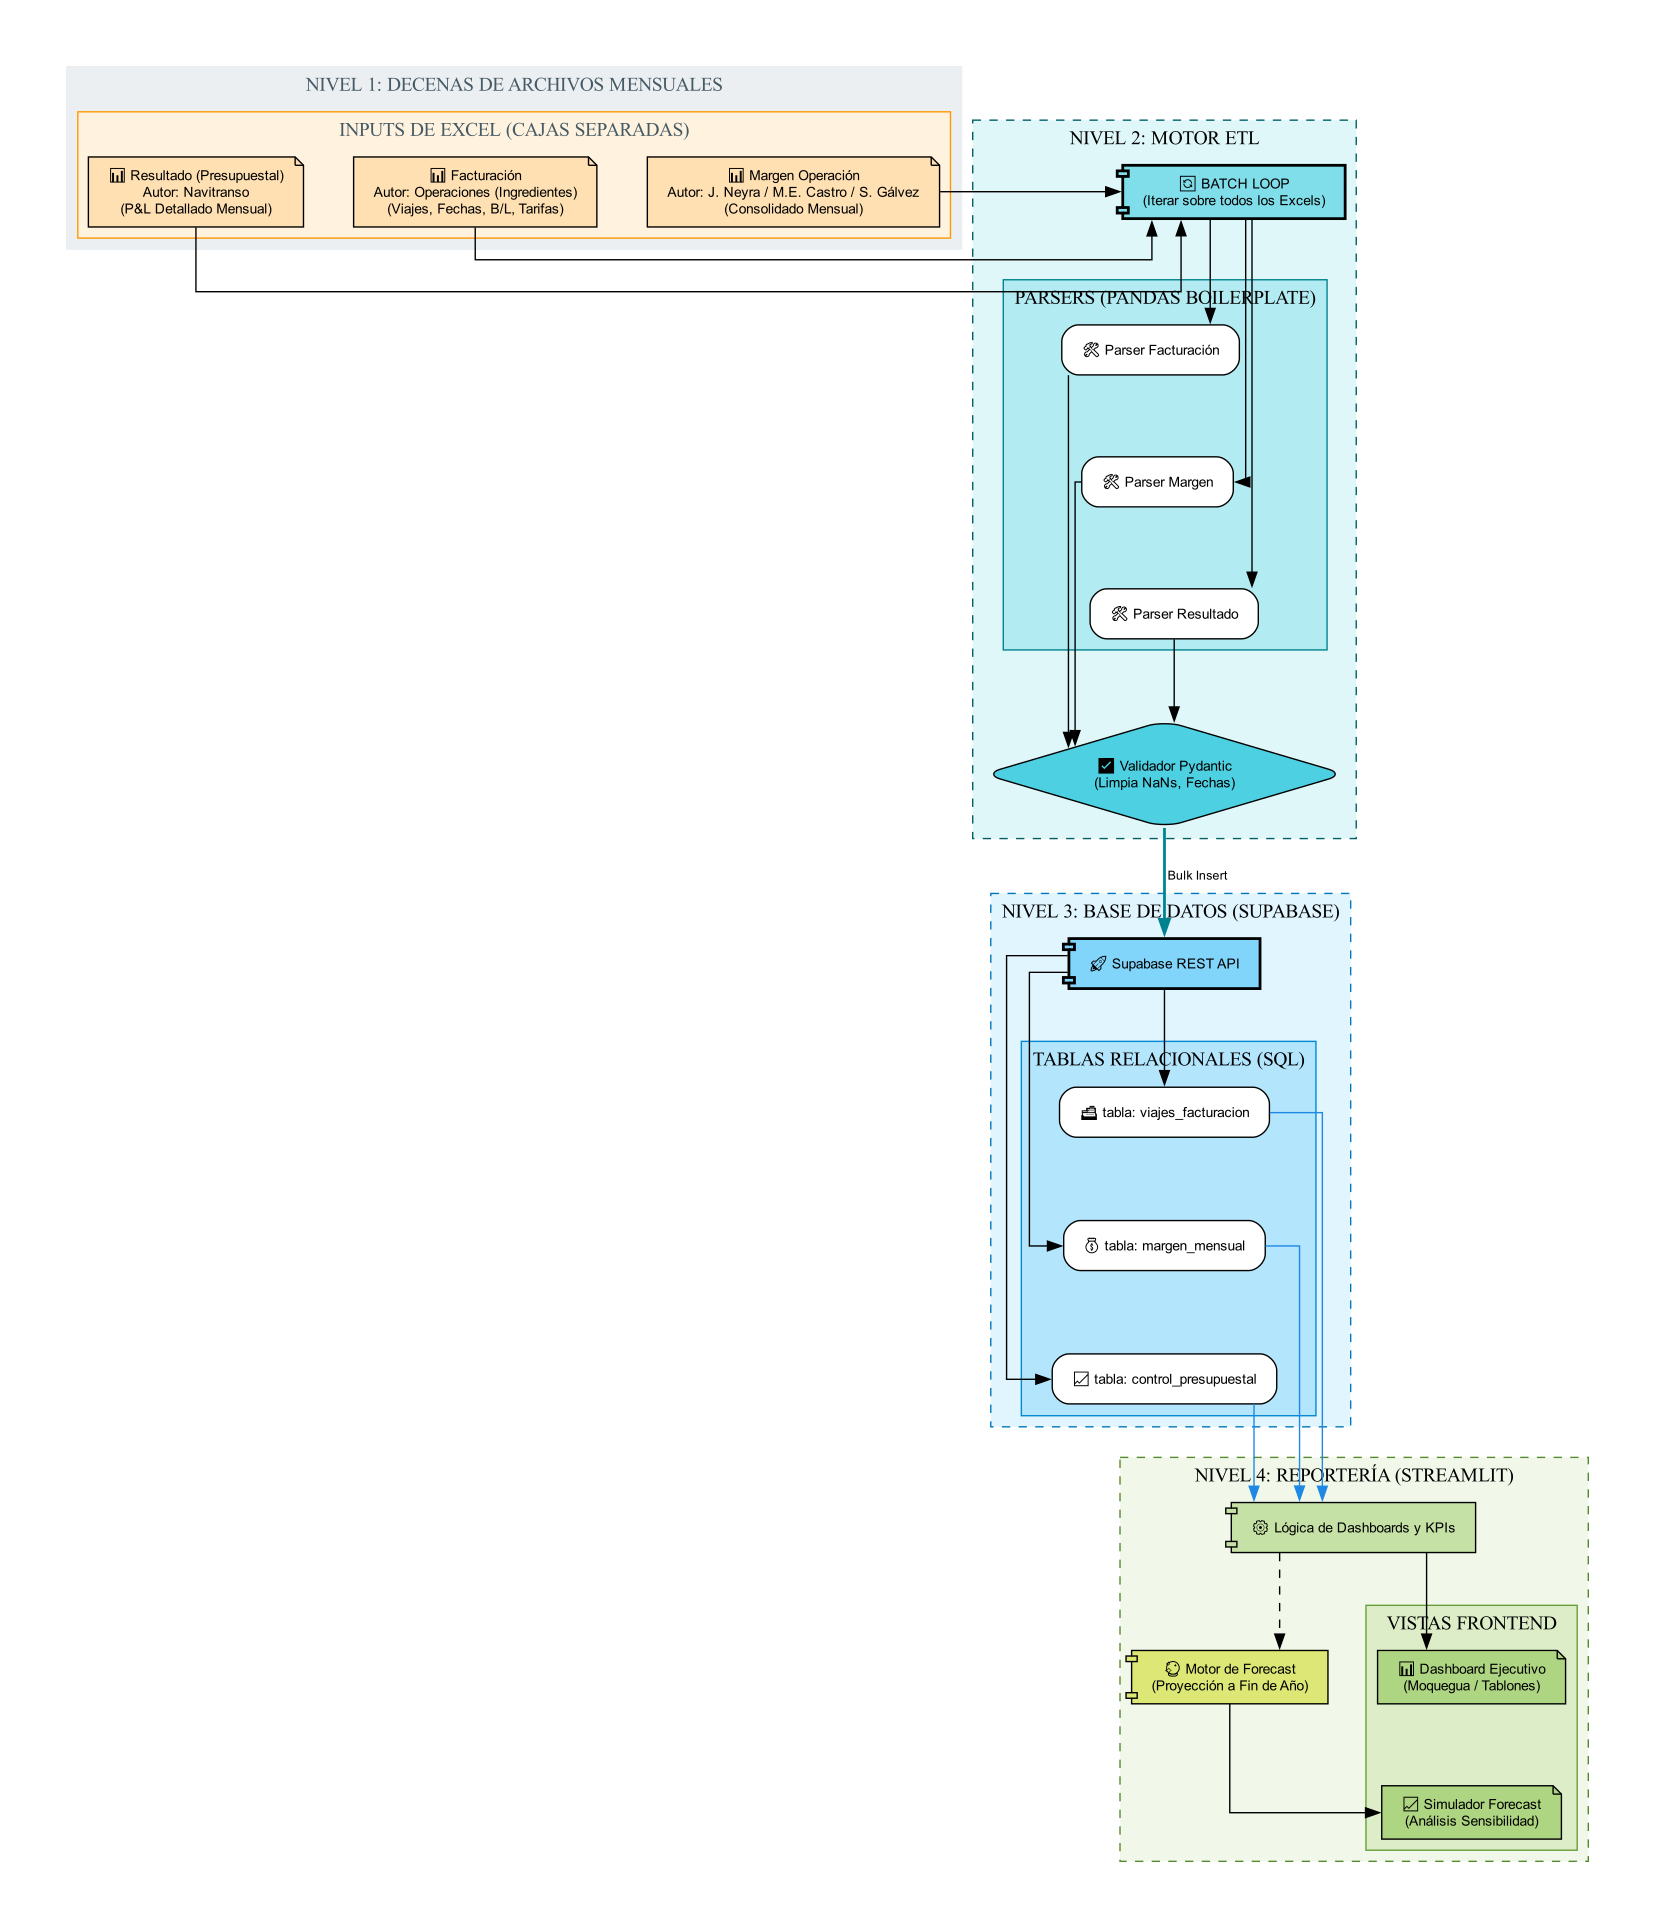

Recreate this plot in Python.
import graphviz
import os

def generate_etl_flowchart():
    base_name = "FLUJOGRAMA_ETL_Supabase_V3"
    output_filename = base_name
    
    print(f"Generando Flujograma ETL V3: {output_filename}.pdf")
    
    potential_paths = [
        r"C:\Program Files\Graphviz\bin",
        r"C:\Program Files (x86)\Graphviz\bin",
    ]
    for p in potential_paths:
        if os.path.exists(p) and p not in os.environ["PATH"]:
            os.environ["PATH"] += os.pathsep + p

    dot_code = """
    digraph ETLFlow {
        rankdir=TB;
        splines=ortho;
        nodesep=0.5;
        ranksep=0.8;
        
        # Para hacerlo angosto globalmente
        ratio=auto;
        
        node [shape=box, style="filled,rounded", fontname="Arial", fontsize=10, margin="0.2,0.1"];
        edge [fontname="Arial", fontsize=9];

        # ==========================================
        #  NIVEL 1: ARCHIVOS ORIGEN (LEGACY)
        # ==========================================
        subgraph cluster_lvl1 {
            label = "NIVEL 1: DECENAS DE ARCHIVOS MENSUALES"; style="filled"; color="#ECEFF1"; fontcolor="#455A64";
            
            subgraph cluster_files {
                label = "INPUTS DE EXCEL (CAJAS SEPARADAS)"; style="filled"; fillcolor="#FFF3E0"; color="#FF9800";
                
                # Cajas separadas horizontalmente con sus autores
                {rank=same;
                    F1 [label="📊 Facturación\\nAutor: Operaciones (Ingredientes)\\n(Viajes, Fechas, B/L, Tarifas)", shape=note, fillcolor="#FFE0B2"];
                    F2 [label="📊 Margen Operación\\nAutor: J. Neyra / M.E. Castro / S. Gálvez\\n(Consolidado Mensual)", shape=note, fillcolor="#FFE0B2"];
                    F3 [label="📊 Resultado (Presupuestal)\\nAutor: Navitranso\\n(P&L Detallado Mensual)", shape=note, fillcolor="#FFE0B2"];
                }
            }
        }

        # ==========================================
        #  NIVEL 2: ORQUESTADOR ETL (PYTHON)
        # ==========================================
        subgraph cluster_lvl2 {
            label = "NIVEL 2: MOTOR ETL"; style="filled,dashed"; fillcolor="#E0F7FA"; color="#006064";
            
            BatchLoop [label="🔄 BATCH LOOP\\n(Iterar sobre todos los Excels)", shape=component, fillcolor="#80DEEA", penwidth=2];
            
            subgraph cluster_parsers {
                label = "PARSERS (PANDAS BOILERPLATE)"; style="filled"; fillcolor="#B2EBF2"; color="#00838F";
                ParseFact [label="🛠️ Parser Facturación", shape=rect, fillcolor="white"];
                ParseMarg [label="🛠️ Parser Margen", shape=rect, fillcolor="white"];
                ParseRes [label="🛠️ Parser Resultado", shape=rect, fillcolor="white"];
                
                # Forzar apilamiento vertical para mantener el formato angosto abajo
                ParseFact -> ParseMarg -> ParseRes [style=invis, weight=100];
            }
            
            DataValidator [label="✅ Validador Pydantic\\n(Limpia NaNs, Fechas)", shape=diamond, fillcolor="#4DD0E1"];
        }

        # ==========================================
        #  NIVEL 3: DESTINO (SUPABASE)
        # ==========================================
        subgraph cluster_lvl3 {
            label = "NIVEL 3: BASE DE DATOS (SUPABASE)"; style="filled,dashed"; fillcolor="#E1F5FE"; color="#0277BD";
            
            SupabaseAPI [label="🚀 Supabase REST API", shape=component, fillcolor="#81D4FA", penwidth=2];
            
            subgraph cluster_tables {
                label = "TABLAS RELACIONALES (SQL)"; style="filled"; fillcolor="#B3E5FC"; color="#0288D1";
                T_Viajes [label="🚢 tabla: viajes_facturacion", shape=record, fillcolor="white"];
                T_Margen [label="💰 tabla: margen_mensual", shape=record, fillcolor="white"];
                T_Presupuesto [label="📈 tabla: control_presupuestal", shape=record, fillcolor="white"];
                
                # Forzar apilamiento vertical
                T_Viajes -> T_Margen -> T_Presupuesto [style=invis, weight=100];
            }
        }

        # ==========================================
        #  NIVEL 4: REPORTERÍA Y FORECAST
        # ==========================================
        subgraph cluster_lvl4 {
            label = "NIVEL 4: REPORTERÍA (STREAMLIT)"; style="filled,dashed"; fillcolor="#F1F8E9"; color="#558B2F";
            
            DashboardEngine [label="⚙️ Lógica de Dashboards y KPIs", shape=component, fillcolor="#C5E1A5"];
            ForecastEngine [label="🔮 Motor de Forecast\\n(Proyección a Fin de Año)", shape=component, fillcolor="#DCE775"];
            
            subgraph cluster_views {
                label = "VISTAS FRONTEND"; style="filled"; fillcolor="#DCEDC8"; color="#689F38";
                ViewDash [label="📊 Dashboard Ejecutivo\\n(Moquegua / Tablones)", shape=note, fillcolor="#AED581"];
                ViewForecast [label="📈 Simulador Forecast\\n(Análisis Sensibilidad)", shape=note, fillcolor="#AED581"];
                
                # Forzar apilamiento
                ViewDash -> ViewForecast [style=invis, weight=100];
            }
        }

        # --- CONEXIONES REALES ---
        # Lvl 1 a Lvl 2
        F1 -> BatchLoop [constraint=false];
        F2 -> BatchLoop [constraint=false];
        F3 -> BatchLoop [constraint=false];
        
        BatchLoop -> ParseFact;
        BatchLoop -> ParseMarg;
        BatchLoop -> ParseRes;
        
        ParseFact -> DataValidator;
        ParseMarg -> DataValidator;
        ParseRes -> DataValidator;
        
        # Lvl 2 a Lvl 3
        DataValidator -> SupabaseAPI [label=" Bulk Insert", color="#00838F", penwidth=2];
        
        SupabaseAPI -> T_Viajes;
        SupabaseAPI -> T_Margen;
        SupabaseAPI -> T_Presupuesto;
        
        # Lvl 3 a Lvl 4
        T_Viajes -> DashboardEngine [color="#1E88E5"];
        T_Margen -> DashboardEngine [color="#1E88E5"];
        T_Presupuesto -> DashboardEngine [color="#1E88E5"];
        
        DashboardEngine -> ViewDash;
        DashboardEngine -> ForecastEngine [style=dashed];
        ForecastEngine -> ViewForecast;
    }
    """
    
    try:
        src = graphviz.Source(dot_code)
        output_dir = os.path.dirname(os.path.abspath(__file__))
        file_path = src.render(filename=os.path.join(output_dir, output_filename), format='pdf', view=False, cleanup=True)
        print(f"Generado exitosamente: {os.path.abspath(file_path)}")
        
    except Exception as e:
        print(f"Error generando flujograma: {e}")

if __name__ == "__main__":
    generate_etl_flowchart()
